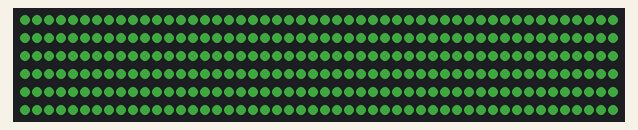
This sketch was run on a simulated Arduino Uno, built with avr-gcc and run on an emulated ATmega328P. Shown: 300 RGB LEDs in strip order, left to right, continuing on the next row. Dim RGB values are drawn brighter than linear; colours are those a GRB WS2812 strip shows for the declared byte order.

Above: at 3.1 s.

The sketch:

HSV_Colour_Test.ino
```cpp
#include <FastLED.h>
#define NUM_LEDS 300
#define DATA_PIN 14
#define BRIGHTNESS  128
CRGB leds[NUM_LEDS];

void setup() {
  delay(3000); // startup delay to protect LEDs
  FastLED.addLeds<WS2812B, DATA_PIN, RGB>(leds, NUM_LEDS);  // GRB ordering is typical
  FastLED.setBrightness(  BRIGHTNESS );
}

void loop() {
  CHSV color1 = CHSV(255, 100, 150);
  fill_solid(leds, NUM_LEDS, color1);
  FastLED.show();
  delay(100);
}
```
